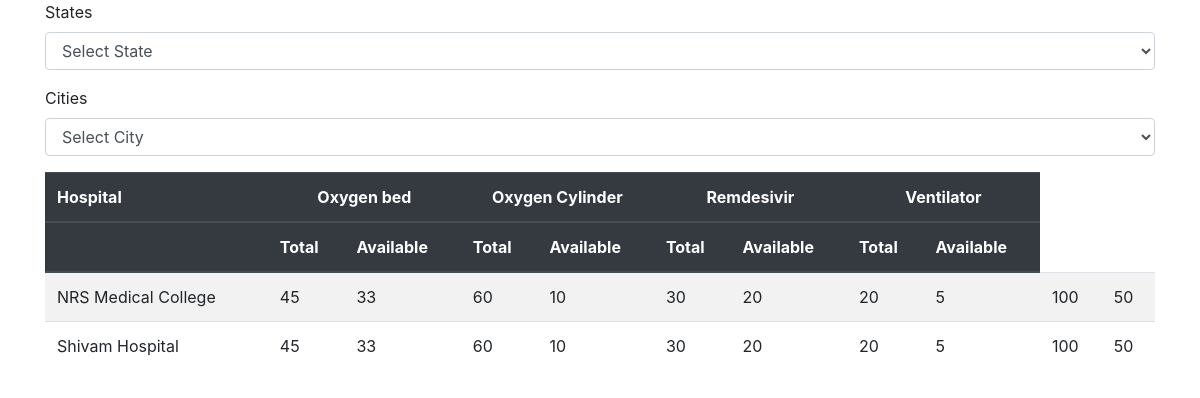
The app's page /, older data.
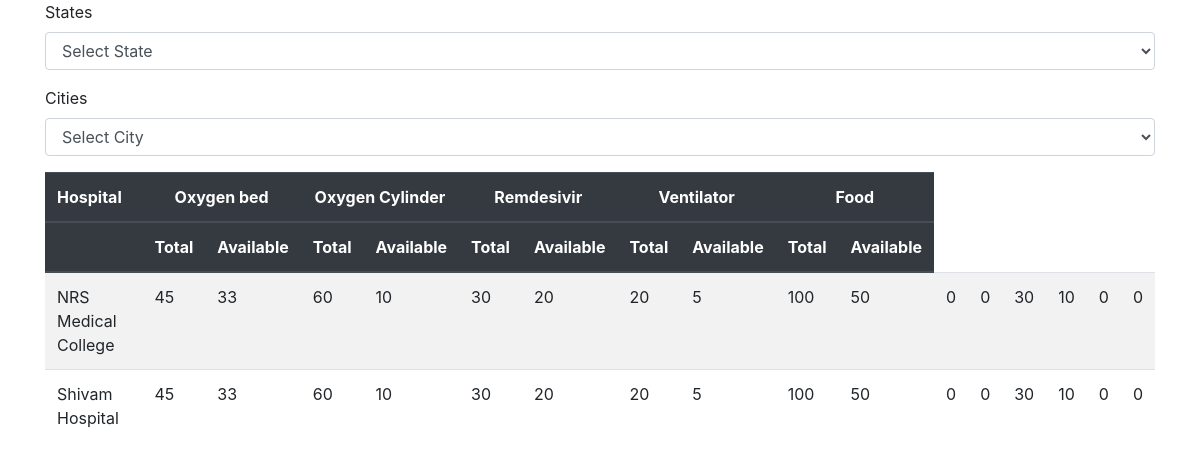
The same page, newer data.
### hbapp/models.py (models this page shows, shortened)
class Facility(models.Model):
    title=models.CharField(max_length=60,null=False,blank=False,default="")

class Hospital(models.Model):
    name=models.CharField(max_length=50)
    city=models.ForeignKey(City,on_delete=models.CASCADE,related_name='hospitals')
    phone=models.CharField(max_length=12)
    address=models.CharField(max_length=200)

class Availability(models.Model):
    hospital=models.ForeignKey(Hospital,on_delete=models.CASCADE,related_name='availabilities')
    facility=models.ForeignKey(Facility,on_delete=models.CASCADE,related_name='availabilities')
    updated_at=models.DateTimeField(auto_now=True)
    total=models.IntegerField(default=0)
    available=models.IntegerField(default=0)

### hbapp/views.py (the view)
# urls.py: 2. Add a URL to urlpatterns:  path('', views.home, name='home')
def home(request):
    selected_state_id=request.GET.get('state')
    selected_city_id=request.GET.get('city')
    facilities=Facility.objects.all().order_by('pk')
    hospitals=Hospital.objects.all()
    if selected_state_id:
        cities=City.objects.filter(state=selected_state_id)
    else:
        cities=City.objects.all()
    if selected_city_id:
        hospitals=hospitals.filter(city=City(pk=selected_city_id))
    states=State.objects.all()
    availabilities=Availability.objects.all()
    context={
        'facilities':facilities,
        'cities':cities,
        'states':states,
        'hospitals':hospitals,
        'availabilities':availabilities,
        'selected_state_id':selected_state_id,
        'selected_city_id':selected_city_id
    }
    return render(request,'hbapp/index.html',context=context)

### hbapp/models.py (called while the page is built)
    def __str__(self) -> str:
        return self.name

    def __str__(self) -> str:
        return self.name

### hbapp/templatetags/custom_tags.py (called while the page is built)
@register.simple_tag
def get_availabilities(hospital):
    return Availability.objects.filter(hospital=hospital).order_by('facility_id')

@register.simple_tag
def is_state_selected(selected_state,pk):
    if selected_state==str(pk):
        return 'selected'

@register.simple_tag
def is_city_selected(selected_city_id,pk):
    if selected_city_id==str(pk):
        return 'selected'

### hbapp/templates/hbapp/index.html (shortened to what this page needs)
<!DOCTYPE html>
{% load custom_tags %}
<html lang="en">
<head>
    <link rel="stylesheet" href="https://cdn.jsdelivr.net/npm/bootstrap@4.5.3/dist/css/bootstrap.min.css"
>
</head>
<body>
    <div class="container">
        <form action="" id="filterForm" method="get">
            <div>
                <div class="form-group">
                    <label for="state">States</label>
                    <select name="state" id="state" class="form-control">
                    <option value=""><h1>Select State</h1> </option>
                </select>
                </div>
                <div class="form-group">
                    <label for="city">Cities</label>
                    <select name="city" id="city" class="form-control">
                    <option value=""><h1>Select City</h1> </option>
                </select>
                </div>
            </div>
        </form>
        <table class="table table-striped">
            <thead class="thead-dark">
                <tr>
                            <th>
                                Hospital
                            </th>
                        {% for facility in facilities %}
                        <th colspan="2" class="text-center">
                        {{facility.title}}
                    </th>
                        {% endfor %}
                </tr>
                <tr>
                    <th>
                    </th>
                    {% for facility in facilities %}
                    <th>
                        Total
                    </th>
                    <th>
                        Available
                    </th>
                    {% endfor %}
                </tr>
            </thead>
            <tbody>
                {% for hospital in hospitals %}
                <tr>
                    <td>{{hospital.name}}</td>
                    {% get_availabilities hospital as avl %}
                    {% for avl in availabilities %}
                    <td>{{avl.total}}</td>
                    <td>{{avl.available}}</td>
                    {% endfor %}
                </tr>
                {% endfor %}
            </tbody>
        </table>
    </div>
</body>
</html>

Row changes from the older to the newer data that the page shows:
added Facility: title "Food"
added Availability: total "0", available "0"
added Availability: total "30", available "10"
added Availability: total "0", available "0"
